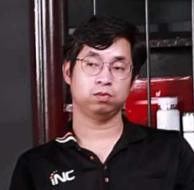
#> input picture shap GP2Y0A51SK0F/draw/สกรีนช็อต 2025-07-04 155115.png, 194 x 190 px, found by its file name
$ python sd.py
#> lines starting #> are read from the running program, lines starting #| are printed output that depends on the picture; after the words box and inside, x2 and y2 are one past the last pixel; in counts of white or black regions, pixels touching at a corner belong together
import cv2
import numpy as np
import pyautogui
import time
from PIL import Image

# ระบุพาธของภาพที่ต้องการโหลด
image_path = r"C:\Users\teerathap\Downloads\สกรีนช็อต 2025-07-04 155115.png"

# ตรวจสอบว่าไฟล์สามารถเปิดได้หรือไม่
try:
    img = Image.open(image_path)
#> img is the input picture: PIL image 194x190 RGBA; mean R, G, B, A 79.6, 59.4, 62.5, 255
    img.show()  # เปิดภาพใน viewer
    print("✅ Image loaded successfully with Pillow.")
except Exception as e:
    print(f"❌ Error loading image: {e}")
    exit()  # หากไม่สามารถโหลดได้ให้หยุดโปรแกรม

# แปลงภาพที่เปิดด้วย Pillow เป็น NumPy array สำหรับการประมวลผลด้วย OpenCV
img = np.array(img.convert('L'))  # แปลงภาพเป็น grayscale
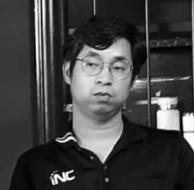
#> img: shape (190, 194); min 1, max 254, mean 65.7

# Resize ให้เล็กลงเพื่อความเร็ว
img = cv2.resize(img, (300, 300))
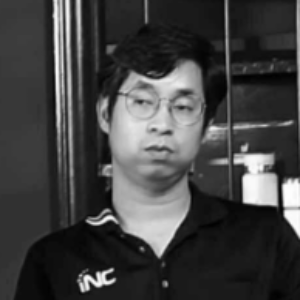
#> img: shape (300, 300); min 1, max 253, mean 65.7

# ตรวจจับขอบ
edges = cv2.Canny(img, 100, 200)
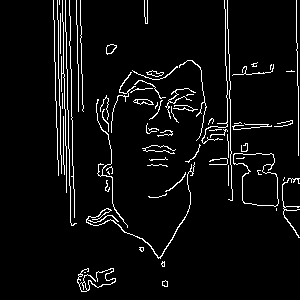
#> edges: shape (300, 300); 5.2% white in thin lines or dots, all inside (x1, y1, x2, y2) = (53, 0, 300, 292)

# หาเส้น contour
contours, _ = cv2.findContours(edges, cv2.RETR_EXTERNAL, cv2.CHAIN_APPROX_SIMPLE)
#> contours = 68 contours, 57 with area under 20; largest, box (x1, y1, x2, y2) and area: (233, 153, 279, 207) 1662, (77, 268, 116, 292) 88, (86, 162, 195, 259) 88, (106, 44, 117, 55) 68, (133, 99, 154, 105) 66

# สร้างภาพ preview
preview = np.zeros_like(img)
cv2.drawContours(preview, contours, -1, (255, 255, 255), 1)

# แสดง preview ให้ธีดู
cv2.imshow("🧠 Preview – ภาพที่จะวาด", preview)
print("🔎 กด Enter เพื่อยืนยันวาด | กด Q เพื่อยกเลิก")

while True:
    key = cv2.waitKey(100) & 0xFF  # รอ 100 ms รับ keycode
#> (key q is pressed here)
    if key == ord('q'):
        print("❌ ยกเลิกการวาด")
        cv2.destroyAllWindows()
        exit()
#> (the program exits here)
